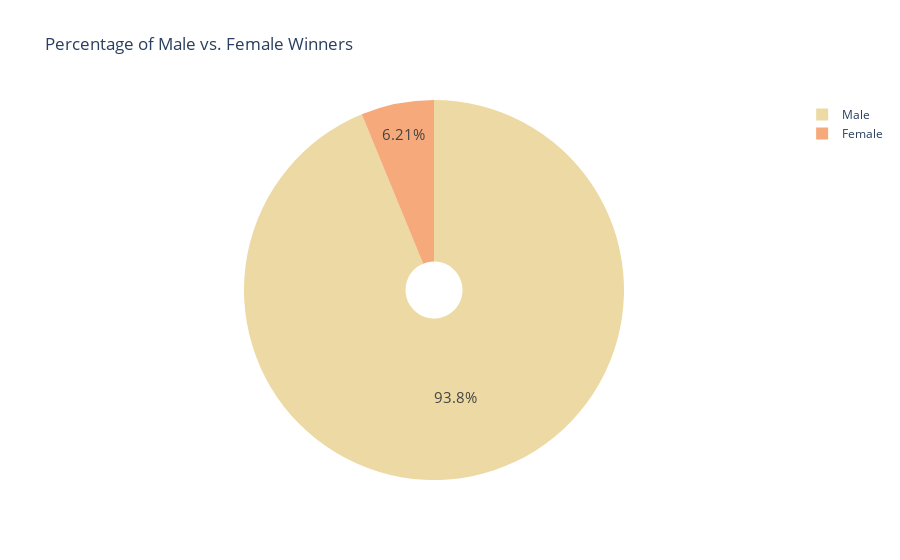

Source (notebook cell):
### Markdown cell above
**Challenge**: Create a [donut chart using plotly](https://plotly.com/python/pie-charts/) which shows how many prizes went to men compared to how many prizes went to women. What percentage of all the prizes went to women?

### Code cell
sex = df_data["sex"].value_counts()

fig = px.pie(
    labels=sex.index,
    values=sex.values,
    title="Percentage of Male vs. Female Winners",
    names=sex.index,
    hole=0.15,
    color_discrete_sequence=px.colors.sequential.Agsunset_r,
)
fig.update_traces(textposition="inside", textfont_size=15, textinfo="percent")
fig.show()

### Figure 1 — Plotly figure (JSON) as saved in the notebook; plotly's stock layout.template omitted (floating-point values rounded to 4 significant figures)
{"data": [{"domain": {"x": [0, 1], "y": [0, 1]}, "hole": 0.15, "hovertemplate": "label=%{label}<br>value=%{value}<extra></extra>", "labels": ["Male", "Female"], "legendgroup": "", "name": "", "showlegend": true, "textfont": {"size": 15}, "textinfo": "percent", "textposition": "inside", "type": "pie", "values": [876, 58]}], "layout": {"legend": {"tracegroupgap": 0}, "piecolorway": ["rgb(237, 217, 163)", "rgb(246, 169, 122)", "rgb(250, 120, 118)", "rgb(234, 79, 136)", "rgb(192, 54, 157)", "rgb(135, 44, 162)", "rgb(75, 41, 145)"], "title": {"text": "Percentage of Male vs. Female Winners"}}}
